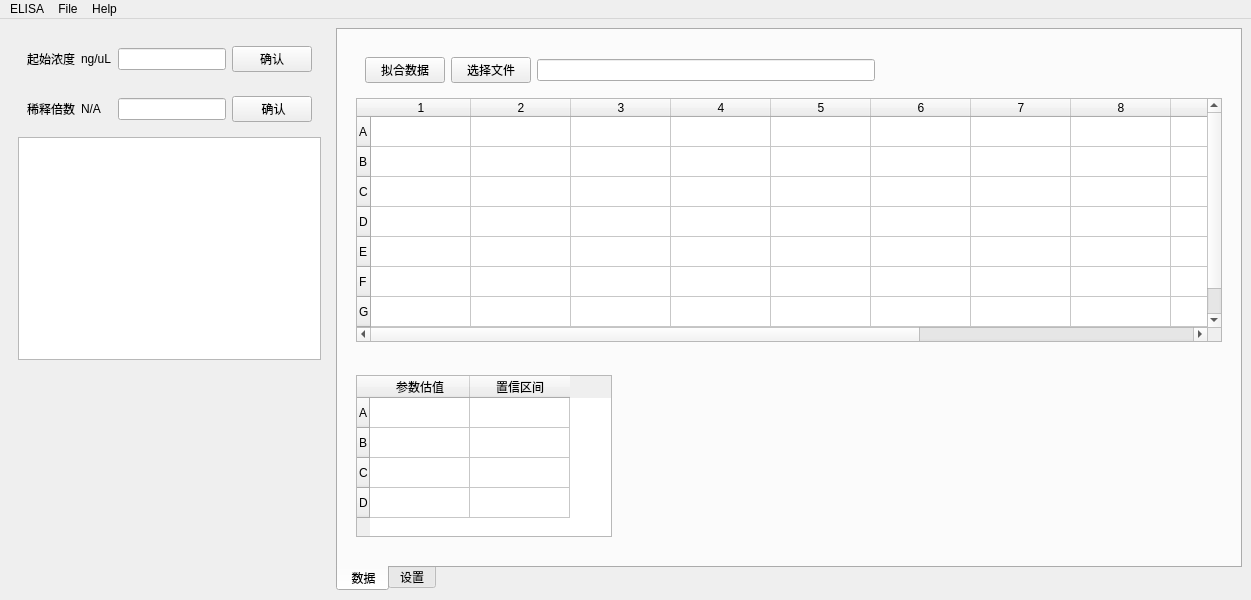
<?xml version="1.0" encoding="UTF-8"?>
<ui version="4.0">
 <class>MainWindow</class>
 <widget class="QMainWindow" name="MainWindow">
  <property name="geometry">
   <rect>
    <x>0</x>
    <y>0</y>
    <width>1251</width>
    <height>600</height>
   </rect>
  </property>
  <property name="mouseTracking">
   <bool>true</bool>
  </property>
  <property name="windowTitle">
   <string>ELISA 4PL</string>
  </property>
  <widget class="QWidget" name="centralwidget">
   <layout class="QHBoxLayout" name="horizontalLayout_3">
    <item>
     <widget class="QWidget" name="widget_4" native="true">
      <property name="sizePolicy">
       <sizepolicy hsizetype="Preferred" vsizetype="Preferred">
        <horstretch>0</horstretch>
        <verstretch>0</verstretch>
       </sizepolicy>
      </property>
      <property name="tabletTracking">
       <bool>false</bool>
      </property>
      <layout class="QVBoxLayout" name="verticalLayout_3">
       <item>
        <widget class="QWidget" name="widget_6" native="true">
         <layout class="QHBoxLayout" name="horizontalLayout_6">
          <item>
           <widget class="QLabel" name="label_2">
            <property name="text">
             <string>起始浓度</string>
            </property>
           </widget>
          </item>
          <item>
           <widget class="QLabel" name="display_S_value">
            <property name="text">
             <string>ng/uL</string>
            </property>
           </widget>
          </item>
          <item>
           <widget class="QLineEdit" name="startConcentration">
            <property name="sizePolicy">
             <sizepolicy hsizetype="Fixed" vsizetype="Fixed">
              <horstretch>0</horstretch>
              <verstretch>0</verstretch>
             </sizepolicy>
            </property>
            <property name="maxLength">
             <number>32768</number>
            </property>
            <property name="placeholderText">
             <string/>
            </property>
           </widget>
          </item>
          <item>
           <widget class="QPushButton" name="confirmStartCon">
            <property name="text">
             <string>确认</string>
            </property>
           </widget>
          </item>
         </layout>
        </widget>
       </item>
       <item>
        <widget class="QWidget" name="widget_5" native="true">
         <layout class="QHBoxLayout" name="horizontalLayout_4">
          <item>
           <widget class="QLabel" name="label">
            <property name="text">
             <string>稀释倍数</string>
            </property>
           </widget>
          </item>
          <item>
           <widget class="QLabel" name="display_D_value">
            <property name="text">
             <string>N/A</string>
            </property>
           </widget>
          </item>
          <item>
           <widget class="QLineEdit" name="dilutionValue">
            <property name="sizePolicy">
             <sizepolicy hsizetype="Fixed" vsizetype="Fixed">
              <horstretch>0</horstretch>
              <verstretch>0</verstretch>
             </sizepolicy>
            </property>
           </widget>
          </item>
          <item>
           <widget class="QPushButton" name="confirmDilutionFold">
            <property name="text">
             <string> 确认</string>
            </property>
           </widget>
          </item>
         </layout>
        </widget>
       </item>
       <item>
        <widget class="QListWidget" name="listWidget">
         <property name="sizePolicy">
          <sizepolicy hsizetype="Preferred" vsizetype="Expanding">
           <horstretch>0</horstretch>
           <verstretch>0</verstretch>
          </sizepolicy>
         </property>
        </widget>
       </item>
       <item>
        <spacer name="verticalSpacer_3">
         <property name="orientation">
          <enum>Qt::Vertical</enum>
         </property>
         <property name="sizeHint" stdset="0">
          <size>
           <width>20</width>
           <height>40</height>
          </size>
         </property>
        </spacer>
       </item>
      </layout>
     </widget>
    </item>
    <item>
     <widget class="QTabWidget" name="tabWidget">
      <property name="tabPosition">
       <enum>QTabWidget::South</enum>
      </property>
      <property name="tabShape">
       <enum>QTabWidget::Rounded</enum>
      </property>
      <property name="currentIndex">
       <number>0</number>
      </property>
      <widget class="QWidget" name="datatab">
       <attribute name="title">
        <string> 数据</string>
       </attribute>
       <layout class="QVBoxLayout" name="verticalLayout_2">
        <item>
         <widget class="QWidget" name="widget" native="true">
          <layout class="QVBoxLayout" name="verticalLayout">
           <item>
            <widget class="QWidget" name="widget_2" native="true">
             <layout class="QHBoxLayout" name="horizontalLayout_2">
              <item>
               <widget class="QPushButton" name="dataFit_btn">
                <property name="text">
                 <string>拟合数据</string>
                </property>
               </widget>
              </item>
              <item>
               <widget class="QPushButton" name="pushButton">
                <property name="text">
                 <string>选择文件</string>
                </property>
               </widget>
              </item>
              <item>
               <widget class="QLineEdit" name="lineEdit"/>
              </item>
              <item>
               <spacer name="horizontalSpacer">
                <property name="orientation">
                 <enum>Qt::Horizontal</enum>
                </property>
                <property name="sizeHint" stdset="0">
                 <size>
                  <width>40</width>
                  <height>20</height>
                 </size>
                </property>
               </spacer>
              </item>
             </layout>
            </widget>
           </item>
           <item>
            <widget class="QTableWidget" name="tableWidget_excel">
             <property name="sizePolicy">
              <sizepolicy hsizetype="Preferred" vsizetype="Preferred">
               <horstretch>0</horstretch>
               <verstretch>0</verstretch>
              </sizepolicy>
             </property>
             <property name="maximumSize">
              <size>
               <width>2000</width>
               <height>350</height>
              </size>
             </property>
             <property name="verticalScrollBarPolicy">
              <enum>Qt::ScrollBarAsNeeded</enum>
             </property>
             <property name="horizontalScrollBarPolicy">
              <enum>Qt::ScrollBarAsNeeded</enum>
             </property>
             <property name="sizeAdjustPolicy">
              <enum>QAbstractScrollArea::AdjustToContents</enum>
             </property>
             <row>
              <property name="text">
               <string>A</string>
              </property>
             </row>
             <row>
              <property name="text">
               <string>B</string>
              </property>
             </row>
             <row>
              <property name="text">
               <string>C</string>
              </property>
             </row>
             <row>
              <property name="text">
               <string>D</string>
              </property>
             </row>
             <row>
              <property name="text">
               <string>E</string>
              </property>
             </row>
             <row>
              <property name="text">
               <string>F</string>
              </property>
             </row>
             <row>
              <property name="text">
               <string>G</string>
              </property>
             </row>
             <row>
              <property name="text">
               <string>H</string>
              </property>
             </row>
             <column>
              <property name="text">
               <string>1</string>
              </property>
             </column>
             <column>
              <property name="text">
               <string>2</string>
              </property>
             </column>
             <column>
              <property name="text">
               <string>3</string>
              </property>
             </column>
             <column>
              <property name="text">
               <string>4</string>
              </property>
             </column>
             <column>
              <property name="text">
               <string>5</string>
              </property>
             </column>
             <column>
              <property name="text">
               <string>6</string>
              </property>
             </column>
             <column>
              <property name="text">
               <string>7</string>
              </property>
             </column>
             <column>
              <property name="text">
               <string>8</string>
              </property>
             </column>
             <column>
              <property name="text">
               <string>9</string>
              </property>
             </column>
             <column>
              <property name="text">
               <string>10</string>
              </property>
             </column>
             <column>
              <property name="text">
               <string>11</string>
              </property>
             </column>
             <column>
              <property name="text">
               <string>12</string>
              </property>
             </column>
            </widget>
           </item>
          </layout>
         </widget>
        </item>
        <item>
         <spacer name="verticalSpacer_2">
          <property name="orientation">
           <enum>Qt::Vertical</enum>
          </property>
          <property name="sizeHint" stdset="0">
           <size>
            <width>20</width>
            <height>40</height>
           </size>
          </property>
         </spacer>
        </item>
        <item>
         <widget class="QWidget" name="widget_3" native="true">
          <layout class="QHBoxLayout" name="horizontalLayout">
           <item>
            <widget class="QTableWidget" name="tableWidget_parameter">
             <property name="sizePolicy">
              <sizepolicy hsizetype="Preferred" vsizetype="Preferred">
               <horstretch>0</horstretch>
               <verstretch>0</verstretch>
              </sizepolicy>
             </property>
             <property name="mouseTracking">
              <bool>false</bool>
             </property>
             <row>
              <property name="text">
               <string>A</string>
              </property>
             </row>
             <row>
              <property name="text">
               <string>B</string>
              </property>
             </row>
             <row>
              <property name="text">
               <string>C</string>
              </property>
             </row>
             <row>
              <property name="text">
               <string>D</string>
              </property>
             </row>
             <column>
              <property name="text">
               <string>参数估值</string>
              </property>
             </column>
             <column>
              <property name="text">
               <string>置信区间</string>
              </property>
             </column>
            </widget>
           </item>
           <item>
            <spacer name="horizontalSpacer_2">
             <property name="orientation">
              <enum>Qt::Horizontal</enum>
             </property>
             <property name="sizeHint" stdset="0">
              <size>
               <width>40</width>
               <height>20</height>
              </size>
             </property>
            </spacer>
           </item>
          </layout>
         </widget>
        </item>
        <item>
         <spacer name="verticalSpacer">
          <property name="orientation">
           <enum>Qt::Vertical</enum>
          </property>
          <property name="sizeHint" stdset="0">
           <size>
            <width>20</width>
            <height>40</height>
           </size>
          </property>
         </spacer>
        </item>
       </layout>
      </widget>
      <widget class="QWidget" name="settingtab">
       <attribute name="title">
        <string>设置</string>
       </attribute>
      </widget>
     </widget>
    </item>
   </layout>
  </widget>
  <widget class="QMenuBar" name="menubar">
   <property name="geometry">
    <rect>
     <x>0</x>
     <y>0</y>
     <width>1251</width>
     <height>24</height>
    </rect>
   </property>
   <widget class="QMenu" name="menuELISA">
    <property name="title">
     <string>ELISA</string>
    </property>
    <addaction name="actionAbort_ELISA"/>
    <addaction name="separator"/>
    <addaction name="actionSetting"/>
    <addaction name="actionExit"/>
   </widget>
   <widget class="QMenu" name="menuFile">
    <property name="title">
     <string>File</string>
    </property>
    <addaction name="actionData_input"/>
   </widget>
   <widget class="QMenu" name="menuHelp">
    <property name="title">
     <string>Help</string>
    </property>
   </widget>
   <addaction name="menuELISA"/>
   <addaction name="menuFile"/>
   <addaction name="menuHelp"/>
  </widget>
  <action name="actionAbort_ELISA">
   <property name="text">
    <string>Abort ELISA</string>
   </property>
  </action>
  <action name="actionSetting">
   <property name="text">
    <string>Setting</string>
   </property>
  </action>
  <action name="actionExit">
   <property name="text">
    <string>Exit</string>
   </property>
  </action>
  <action name="actionData_input">
   <property name="text">
    <string>Data input</string>
   </property>
  </action>
 </widget>
 <resources/>
 <connections/>
</ui>
